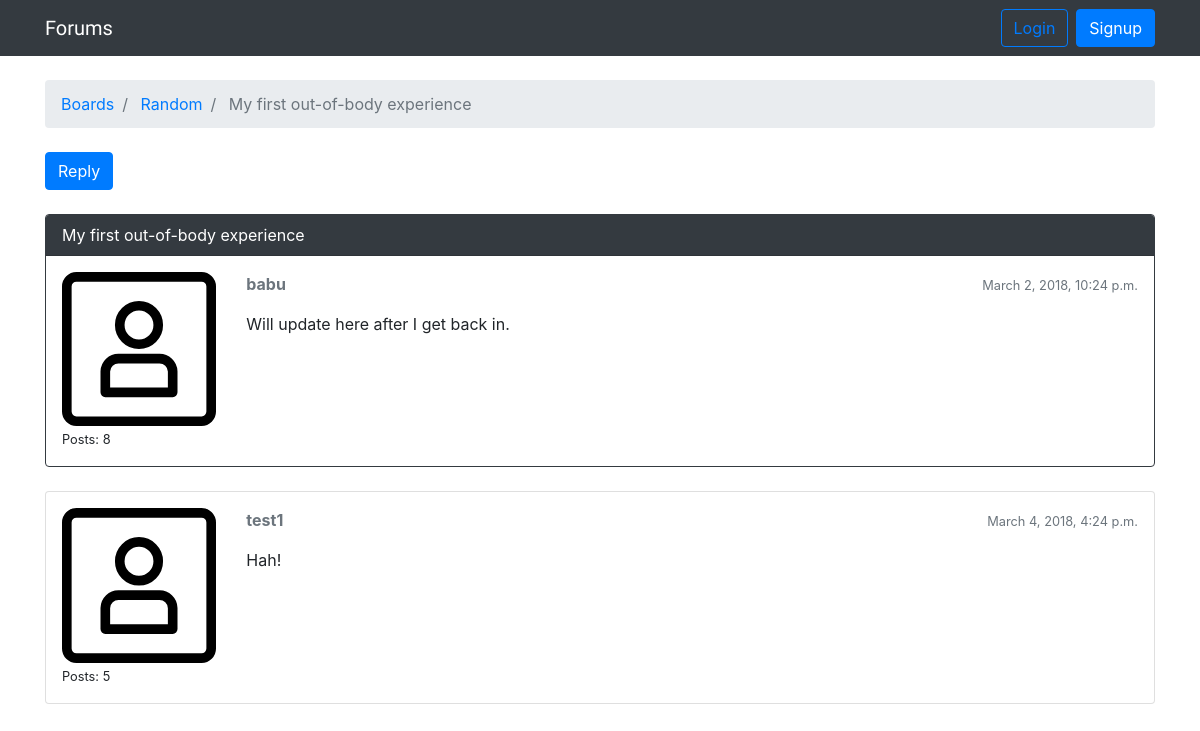
The page /boards/3/6/ on the database as committed earlier.
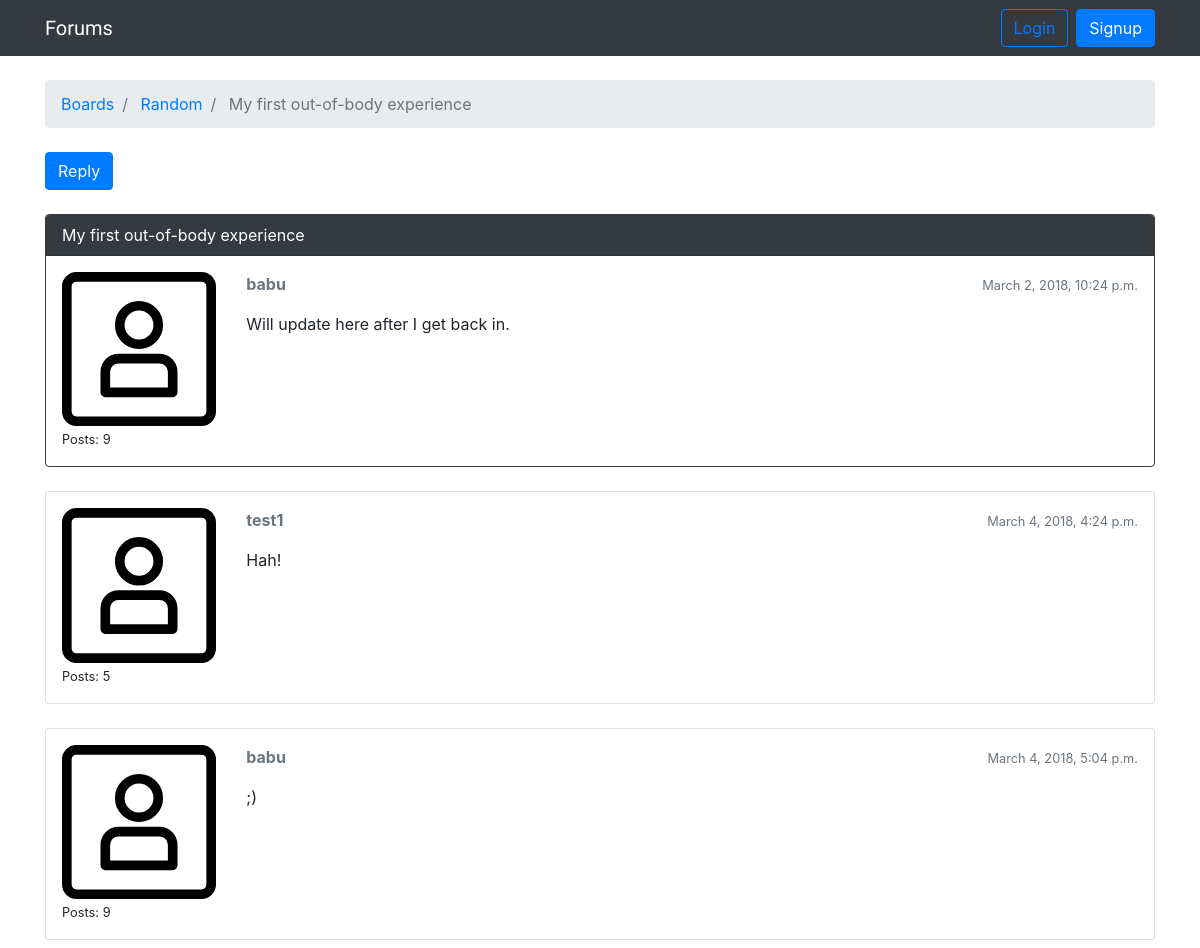
The same page on the database as committed later.
### forums/models.py (models this page shows, shortened)
class Topic(models.Model):
    subject = models.CharField(max_length=256)
    last_updated = models.DateTimeField(auto_now_add=True)
    board = models.ForeignKey(
        Board,
        on_delete=models.CASCADE,
        related_name='topics',
    )
    starter = models.ForeignKey(
        settings.AUTH_USER_MODEL,
        on_delete=models.CASCADE,
        related_name='topics',
    )
    views = models.PositiveIntegerField(default=0)

class Post(models.Model):
    message = models.TextField(max_length=4000)
    topic = models.ForeignKey(
        Topic,
        on_delete=models.CASCADE,
        related_name='posts',
    )
    created_at = models.DateTimeField(auto_now_add=True)
    updated_at = models.DateTimeField(null=True)
    created_by = models.ForeignKey(
        settings.AUTH_USER_MODEL,
        on_delete=models.CASCADE,
        related_name='posts',
    )
    updated_by = models.ForeignKey(
        settings.AUTH_USER_MODEL,
        on_delete=models.CASCADE,
        null=True,
        related_name='+',
    )

class Board(models.Model):
    name = models.CharField(max_length=30, unique=True)
    description = models.CharField(max_length=100)

### users/models.py (models this page shows)
class CustomUser(AbstractUser):
    objects = CustomUserManager()

### forums/views.py (the view)
# urls.py: path('boards/<int:pk>/<int:topic_pk>/', views.topic_posts, name='topic_posts'),
def topic_posts(request, pk, topic_pk):
    topic = get_object_or_404(Topic, board__pk=pk, pk=topic_pk)
    topic.views += 1
    topic.save()
    context = {'topic': topic}
    return render(request, 'topic_posts.html', context)

### templates/topic_posts.html (shortened to what this page needs)
{% extends 'base.html' %}
{% block breadcrumb %}
<li class="breadcrumb-item">
    <a href="{% url 'home' %}">Boards</a>
</li>
<li class="breadcrumb-item">
    <a href="{% url 'board_topics' topic.board.pk %}">
        {{ topic.board.name }}
    </a>
</li>
<li class="breadcrumb-item active">
    {{ topic.subject }}
</li>
{% endblock %}
{% block content %}
<div>
    <a href="{% url 'reply_topic' topic.board.pk topic.pk %}" class="btn btn-primary" role="button">
        Reply
    </a>
</div>
{% include 'includes/all_topic_posts.html' %}
{% endblock %}

### templates/includes/all_topic_posts.html (shortened to what this page needs)
{% load static %}
{% for post in topic.posts.all %}
<div class="card mb-2 mt-4 {% if forloop.first %}border-dark{% endif %}">
    {% if forloop.first %}
        <div class="card-header text-white bg-dark py-2 px-3">
            {{ topic.subject }}
        </div>
    {% endif %}
    <div class="card-body p-3">
        <div class="row">
            <div class="col-2">
                <img src="{% static 'img/avatar.svg' %}" alt="{{ post.created_by.username }}" class="w-100">
                <small>Posts: {{ post.created_by.posts.count }}</small>
            </div>
            <div class="col-10">
                <div class="row mb-3">
                    <div class="col-6">
                        <strong class="text-muted">{{ post.created_by.username }}</strong>
                    </div>
                    <div class="col-6 text-right">
                        <small class="text-muted">{{ post.created_at }}</small>
                    </div>
                </div>
                <p>{{ post.message }}</p>
            </div>
        </div>
    </div>
</div>
{% endfor %}

Rows that differ between the two databases and show on the page:
computed for Post "Will update here after I get back in.": created_by.posts.count "8" → "9"
added Post: created_by.posts.count "9", created_by.username "babu", created_at "March 4, 2018, 5:04 p.m.", message ";)"
